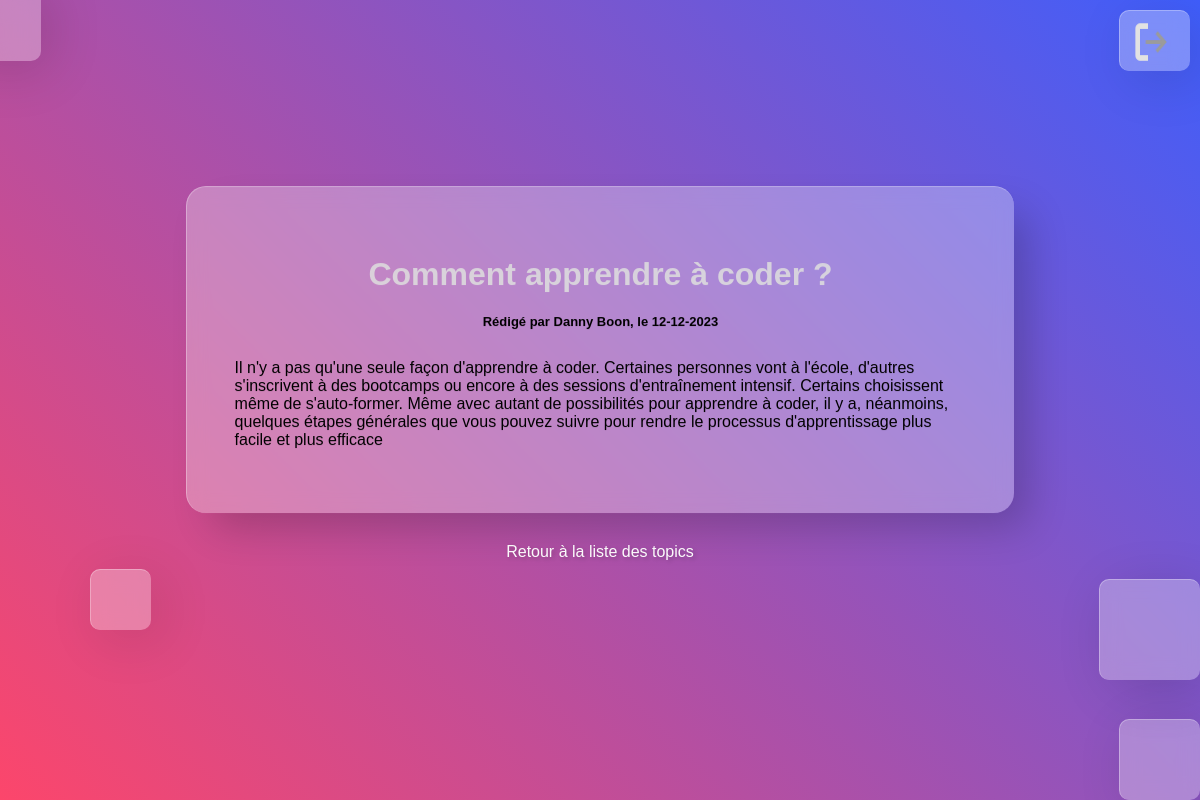
The app's page /details.php?id=1 (signed in) with its own data.
### tables this page shows
CREATE TABLE topics (id INTEGER PRIMARY KEY AUTOINCREMENT, title TEXT, content TEXT, author TEXT, creation_date TEXT);

### Classes/topic.php (called while the page is built, shortened)
<?php
class Topic{
  private string $title;
  private string $content;
  private string $author;
  private string $creation_date;
  public function __construct($id,$title, $content, $author, $creation_date){
    $this->title = $title;
    $this->content = $content;
    $this->author = $author;
    $this->creation_date = $creation_date;
  }
  public function getTitle(){
    return $this->title;
  }
  public function getContent(){
    return $this->content;
  }
  public function getAuthor(){
    return $this->author;
  }
  public function getCreationDate(){
    return $this->creation_date;
  }
}
?>

### display_detail.php (the view, shortened to what this page needs)
<?php
require_once("Classes/topic.php");
$output="";
if(isset($_GET['id'])){
  try{
      $id = $_GET['id'];
      $pdo = new PDO('sqlite:data.sqlite');
      $sql = "SELECT * from topics where id=:id";
      $stmt = $pdo->prepare($sql);
      $stmt->execute(array(':id' => $id));
      $results = $stmt->fetch();
      if($results){
        $topic = new Topic($results['id'],$results['title'], $results['content'],$results['author'], $results['creation_date']);
        $output .= "<div class=\"detail\"><h1>".$topic->getTitle()."</h1>";
        $output .= "<p class=\"subtitle\">Rédigé par ".$topic->getAuthor().", le ".$topic->getCreationDate()."</p>";
        $output .= "<p class=\"detail-text\">".$topic->getContent()."</p></div>";
        $output .= "<div class=\"back\"><a href=\"topics.php\">Retour à la liste des   topics</a></div>";
        echo $output;
      } else {
        echo "<script>window.location=\"index.php\";</script>";
      }
  } catch (PDOException $e) {
    echo "<script>alert('Erreur de connexion à la base de données');</script>";
    echo "<script>window.location=\"index.php\";</script>";
  }
}
?>

### Styles/details.css (style rules this page uses)
body { background: linear-gradient(45deg, #FC466B, #3F5EFB); height:auto; font-family: arial, sans-serif; align-items: center; justify-content: center; }
h1 { text-align:center; color:#dddd; }
.detail { background: rgba(255, 255, 255, .3); padding: 3rem; align-self: baseline; border-radius: 20px; border-left: 1px solid rgba(255, 255, 255, .3); border-top: 1px solid rgba(255, 255, 255, .3); backdrop-filter: blur(10px); -webkit-backdrop-filter: blur(10px); -moz-backdrop-filter: blur(10px); box-shadow: 20px 20px 40px -6px rgba(0, 0, 0, .2); margin-top: 60px; margin-right: 15%; margin-left: 15%; }
.subtitle { text-align: center; font-size: small; font-weight: 700; margin-bottom: 30px; }
.detail-text { color: black; font-size: medium; }
a { color: white; text-shadow: 2px 2px 4px rgba(0, 0, 0, .2); text-decoration: none; }
.back { text-align: center; margin-top: 30px; }

### records on screen
topics: title "Comment apprendre à coder ?", author "Danny Boon", creation_date "12-12-2023", content "Il n'y a pas qu'une seule façon d'apprendre à coder. Certaines personnes vont à l'école, d'autres s'inscrivent à des bootcamps ou encore à des sessions d'entraînement intensif. Certains choisissent même de s'auto-former. Même avec autant de possibilités pour apprendre à coder, il y a, néanmoins, quelques étapes générales que vous pouvez suivre pour rendre le processus d'apprentissage plus facile et plus efficace"
